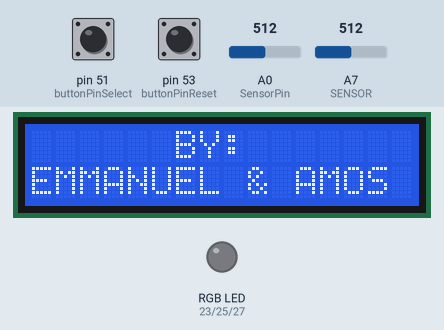
Bench run of a sketch on a simulated Arduino Mega 2560, built with avr-gcc and run on an emulated ATmega2560. On the bench: 16×2 character LCD, an RGB LED mixed from three pins (HIGH = lit). Inputs (shaded band) come from the test bench; at power-on: pin 51 (buttonPinSelect) LOW, pin 53 (buttonPinReset) LOW, A7 (SENSOR) = 512, A0 (SensorPin) = 512. What the sketch prints to the serial monitor is not drawn.

Above: at 5.1 s.
At 11.2 s:
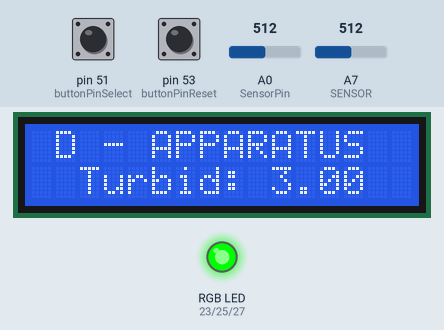
11.3 s: pin 51 (buttonPinSelect) pulled HIGH for 0.6 s
At 12.6 s:
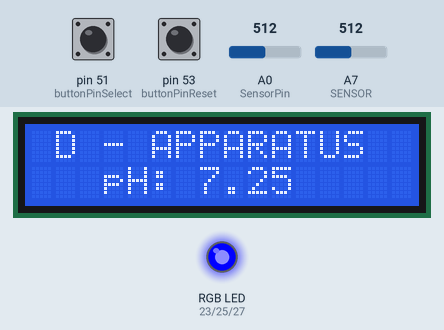
13.4 s: pin 53 (buttonPinReset) pulled HIGH for 0.6 s
At 14.38 s:
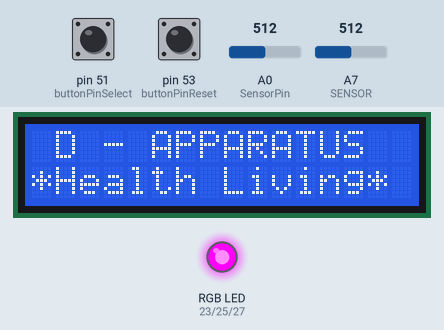
16.1 s: pin 51 (buttonPinSelect) pulled HIGH for 1 s
At 16.6 s:
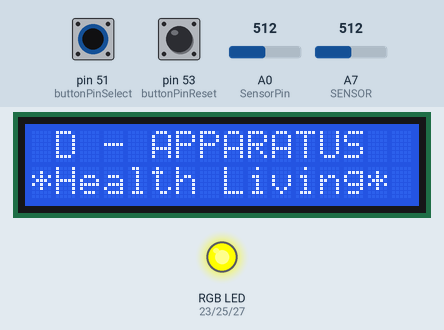
19.3 s: A7 (SENSOR) set to 850
20.8 s: A7 (SENSOR) set to 875
At 22.0 s:
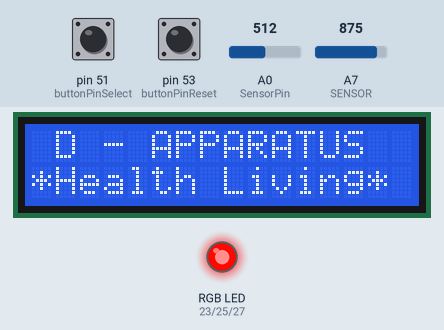
23.9 s: A7 (SENSOR) set to 511
Timing chart, 0 to 26.9 s (numbered marks = the images above; inputs shaded):
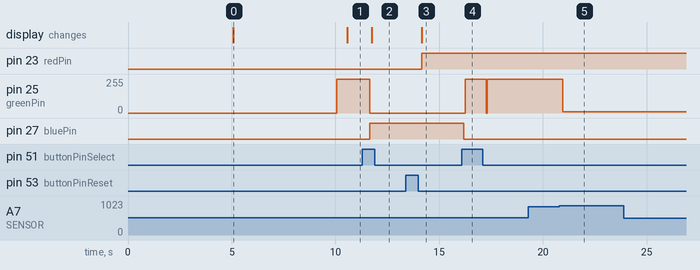

Measured:
- the behaviour switches between 859 and 860 on A7 (SENSOR) (found by bisection; images 4 and 5)
- after the input at 11.3 s, pin 25 (greenPin): 255/255 → 0/255 after 0.34 s; pin 27 (bluePin): LOW → HIGH after 0.34 s; the display: changes after 0.45 s (image 2)
- after the input at 13.4 s, pin 23 (redPin): LOW → HIGH after 0.75 s; the display: changes after 0.76 s (image 3)
- after the input at 16.1 s, pin 25 (greenPin): 0/255 → 255/255 after 0.15 s; pin 27 (bluePin): HIGH → LOW after 0.09 s
- after the input at 20.8 s, pin 25 (greenPin): 255/255 → 8/255 after 0.16 s
- after the input at 23.9 s, every drawn part: stays the same
- what the display in image 0 shows lasts 5.5 s, from 5.1 s to 10.6 s

The sketch:

Water_Monitoring_System3.ino
```cpp
#include <LiquidCrystal.h>
LiquidCrystal lcd(12, 11, 5, 4, 3, 2);

const int buttonPinSelect = 51;    // the number of the pushbutton pin
const int buttonPinReset = 53;

int redPin = 23;      // the number of the LED pin
int greenPin =25;
int bluePin =27;

int buttonSelCounter = 0;   // counter for the number of button presses
int buttonSelState = 0;         // current state of the button
int lastButtonSelState = 0;     // previous state of the button

int buttonResCounter = 0;   // counter for the number of button presses
int buttonResState = 0;         // current state of the button
int lastButtonResState = 0;     // previous state of the button

#define SENSOR       A7 //Turbidity Sensor
float voltage, turbidity, finalturbidity;

#define SensorPin A0          //pH meter Analog output to Arduino Analog Input 0
unsigned long int avgValue;  //Store the average value of the sensor feedback
float b;
int buf[10],temp;

void setup() {
  pinMode(buttonPinSelect, INPUT);
  pinMode(buttonPinReset, INPUT);
  Serial.begin(9600);

  pinMode(redPin, OUTPUT);
  pinMode(greenPin, OUTPUT);
  pinMode(bluePin, OUTPUT);

  pinMode(SENSOR,INPUT); //Turbidity

  lcd.begin(16, 2);
  lcd.clear();
  lcd.setCursor(1, 0);
  lcd.print("D - APPARATUS");
  lcd.setCursor(0,1);
  lcd.print("*Health Living*");
  delay(5000);
  lcd.clear();
  lcd.setCursor(6, 0);
  lcd.print("BY:");
  lcd.setCursor(0,1);
  lcd.print("EMMANUEL & AMOS");
  delay(5000);
}

 /*
 ************************************************************
 *----------------- MAIN FUNCTION -------------------*
 ************************************************************
*/

void loop() {

/*
STATE SELECT BUTTON
*/

  buttonSelState = digitalRead(buttonPinSelect);
  if (buttonSelState != lastButtonSelState) {
    if (buttonSelState == HIGH) {
      buttonSelCounter++;
      Serial.println("on");
      Serial.print("number of button pushes:  ");
      Serial.println(buttonSelCounter);
    } else {
      Serial.println("off");
    }
    delay(50);
  }
  lastButtonSelState = buttonSelState;
  if (buttonSelCounter % 2 == 0) {
    digitalWrite(greenPin, HIGH);
    digitalWrite(bluePin, LOW);

    turbid();
  } else {
    digitalWrite(bluePin, HIGH);
    digitalWrite(greenPin, LOW);
    pHSensor();
  }

 /*
 RESET BUTTON
 */

  buttonResState = digitalRead(buttonPinReset);
  if (buttonResState != lastButtonResState) {
    if (buttonResState == LOW) {
      buttonResCounter++;
      Serial.println("on");
      Serial.print("number of button pushes:  ");
      Serial.println(buttonResCounter);
    } else {
      Serial.println("off");
    }
    delay(50);
  }
  lastButtonResState = buttonResState;
  if (buttonResCounter % 2 == 0) {
    // NOTHING HERE
    //Addition of Anything Affects the Normal Working of the Entire System
    //Leave it as it is!!!
  } else {
    digitalWrite(redPin, HIGH);
    digitalWrite(greenPin, LOW);
    digitalWrite(bluePin, LOW);
    lcd.clear();
    lcd.setCursor(1, 0);
    lcd.print("D - APPARATUS");
    lcd.setCursor(0,1);
    lcd.print("*Health Living*");
  }

}//End Loop()

/*
 ************************************************************
 *                                                          *
 **********************CUSTOM FUNCTIONS**********************
 *                                                          *
 ************************************************************
*/

  /*
 ************************************************************
 *----------------- TURBIDITY (PHYSICAL) -------------------*
 ************************************************************
*/

void turbid(){
  voltage=0.004888*analogRead(SENSOR);  //in V
  turbidity=-1120.4*voltage*voltage+5742.3*voltage-4352.9;  //in NTU fron 0-5000
  finalturbidity = (turbidity/1000); // in NTU from 0-5
  if((voltage>=2.5)&(turbidity>=0))
  {
    Serial.println(" Turbidity = "+String(turbidity)+" NTU");
    delay(500);
    lcd.clear();
    lcd.setCursor(1, 0);
    lcd.print("D - APPARATUS");
    lcd.setCursor(2, 1);
    lcd.print("Turbid: "+String(finalturbidity));
  }
}

/*
 ************************************************************
 *----------------- pH Sensor (CHEMICAL)  --------------------*
 ************************************************************
*/
void pHSensor(){
  for(int i=0;i<10;i++)       //Get 10 sample value from the sensor for smooth the value
  {
    buf[i]=analogRead(SensorPin);
    delay(10);
  }
  for(int i=0;i<9;i++)        //sort the analog from small to large
  {
    for(int j=i+1;j<10;j++)
    {
      if(buf[i]>buf[j])
      {
        temp=buf[i];
        buf[i]=buf[j];
        buf[j]=temp;
      }
    }
  }
  avgValue=0;
  for(int i=2;i<8;i++)                      //take the average value of 6 center sample
    avgValue+=buf[i];
  float phValue=(float)avgValue*5.0/1024/6; //convert the analog into millivolt
  phValue=2.90*phValue;                      //convert the millivolt into pH value
  Serial.print("    pH:");
  Serial.print(phValue,2);
  Serial.println(" ");

  lcd.clear();
  lcd.setCursor(1, 0);
  lcd.print("D - APPARATUS");
  lcd.setCursor(3, 1);
  lcd.print("pH: "+String(phValue));
  }
```
